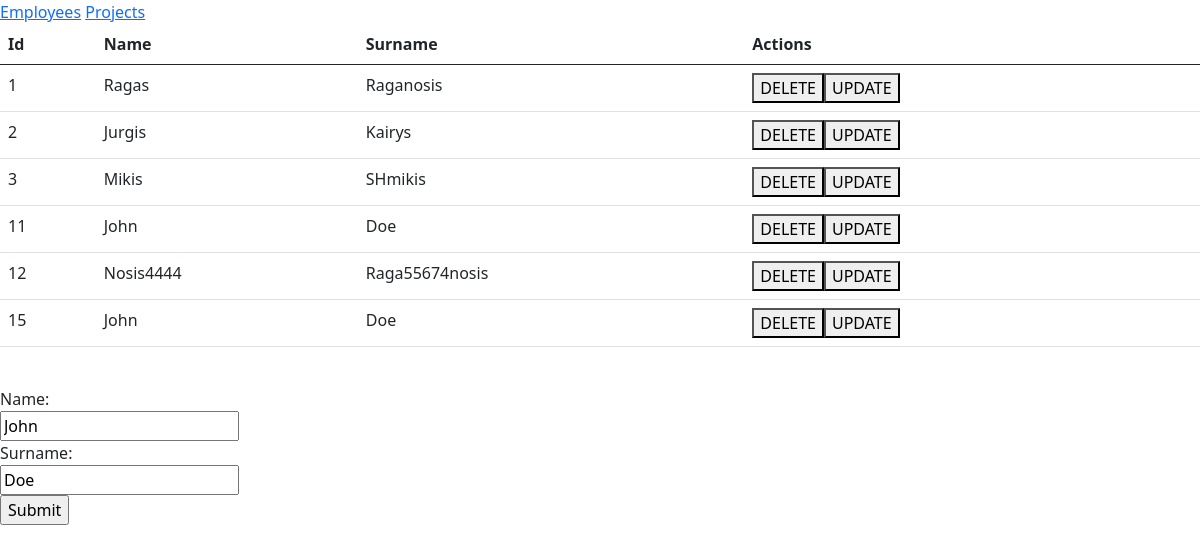
The page / on the database its author committed.
### tables this page shows
CREATE TABLE `employees` (
  `ID` int(11) NOT NULL AUTO_INCREMENT,
  `FirstName` varchar(255) DEFAULT NULL,
  `LastName` varchar(255) DEFAULT NULL,
  PRIMARY KEY (`ID`)
);

### index.php (the view, shortened to what this page needs)
<?php
    $servername = "localhost";
    $username = "root";
    $password = "mysql";
    $dbname = "php202105";
    $conn = mysqli_connect($servername, $username, $password, $dbname);
?>
<!DOCTYPE html>
<html lang='en'>
<head>
    <link href="https://cdn.jsdelivr.net/npm/bootstrap@5.0.2/dist/css/bootstrap.min.css" rel="stylesheet">
</head>
<header>
        <a href="index.php" <button>Employees</button></a>
        <a href="projects.php" <button>Projects</button></a>
 </header>
<body>
<div class="table-responsive">
        <table class="table">
    <?php
        $sql = 'SELECT id, firstname, lastname FROM Employees';
        $result = mysqli_query($conn, $sql);
        if (mysqli_num_rows($result) > 0) {
            print('<div class="table-responsive');
            print('<table class="table">');
            print('<thead>');
            print('<tr><th>Id</th><th>Name</th><th>Surname</th><th>Actions</th></tr>');
            print('</thead>');
            print('<tbody>');
            while($row = mysqli_fetch_assoc($result)) {
                print('<tr>'
                    . '<td>' . $row['id'] . '</td>'
                    . '<td>' . $row['firstname'] . '</td>'
                    . '<td>' . $row['lastname'] . '</td>'
                    . '<td>' . '<a href="?action=delete&id='  . $row['id'] . '"><button>DELETE</button></a>'
                             . '<a href="?action=update&id='  . $row['id'] . '"><button>UPDATE</button></a>' . '</td>'
                    . '</tr>');
            }
            print('</tbody>');
            print('</table>');
            print('</div>');
        } else {
            echo '0 results';
        }
    ?>
         <br>
        <form action="" method="POST">
            <div>
            <label for="fname">Name:</label><br>
            <input type="text" id="fname" name="fname" value="John"><br>
            <label for="lname">Surname:</label><br>
            <input type="text" id="lname" name="lname" value="Doe"><br>
            <input type="submit" name="create_empl" value="Submit">
        </form>
        <br>
</body>
</html>

### rows shown on the page
employees: ID "1", FirstName "Ragas", LastName "Raganosis"
employees: ID "2", FirstName "Jurgis", LastName "Kairys"
employees: ID "3", FirstName "Mikis", LastName "SHmikis"
employees: ID "11", FirstName "John", LastName "Doe"
employees: ID "12", FirstName "Nosis4444", LastName "Raga55674nosis"
employees: ID "15", FirstName "John", LastName "Doe"
